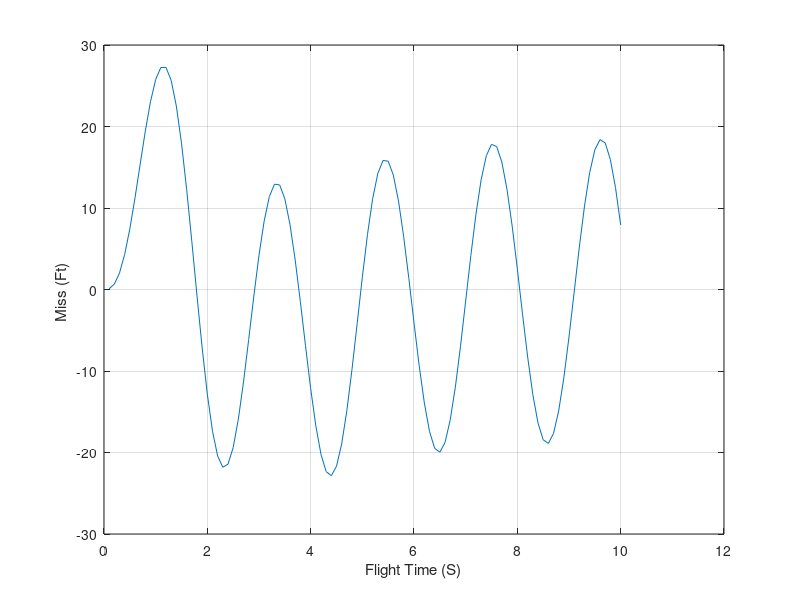

MATLAB code for this plot:
clear
n=0;
XNT=193.2;
XNP=3.;
TAU=1.;
TF=10.;
VC=4000.;
W=3.;
T=0.;
S=0.;
TP=T+.00001;
X2=0;
X3=1;
X4=0.;
X5=0.;
X6=0.;
H=.01;
while TP<=(TF-1e-5)
	X2OLD=X2;
	X3OLD=X3;
	X4OLD=X4;
	X5OLD=X5;
	X6OLD=X6;
	STEP=1;
	FLAG=0;
   	while STEP<=1
      		if FLAG==1
         		STEP=2;
			X2=X2+H*X2D;
			X3=X3+H*X3D;
			X4=X4+H*X4D;
			X5=X5+H*X5D;
			X6=X6+H*X6D;
			TP=TP+H;
		end
		X2D=X3;
		Y1=(-X2+X4)/TAU;
		TGO=TP+.00001;
		X3D=Y1*XNP/TGO;
		X4D=-Y1;
		X5D=X2-W*W*X6;
		X6D=X5;
		FLAG=1;
   	end
   	FLAG=0;
   	X2=(X2OLD+X2)/2+.5*H*X2D;
   	X3=(X3OLD+X3)/2+.5*H*X3D;
	X4=(X4OLD+X4)/2+.5*H*X4D;
	X5=(X5OLD+X5)/2+.5*H*X5D;
	X6=(X6OLD+X6)/2+.5*H*X6D;
	S=S+H;
	if S>=.09999
      		S=0.;
      		n=n+1;
		XMWEAVE=XNT*W*X6;
  	   	ArrayTP(n)=TP;
		ArrayXMWEAVE(n)=XMWEAVE;
     	end
end
figure
plot(ArrayTP,ArrayXMWEAVE),grid
xlabel('Flight Time (S)')
ylabel('Miss (Ft) ')
clc
output=[ArrayTP',ArrayXMWEAVE'];
save datfil.txt output /ascii
disp 'simulation finished'
